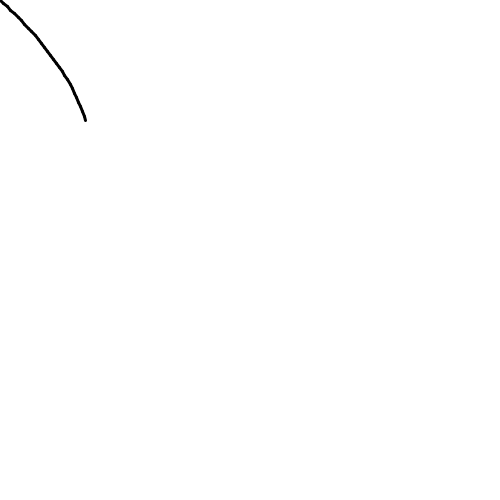
Frame 1 (no input)
Frame 60 (the mouse pressed at the canvas centre just before this capture): identical to frame 1, image omitted
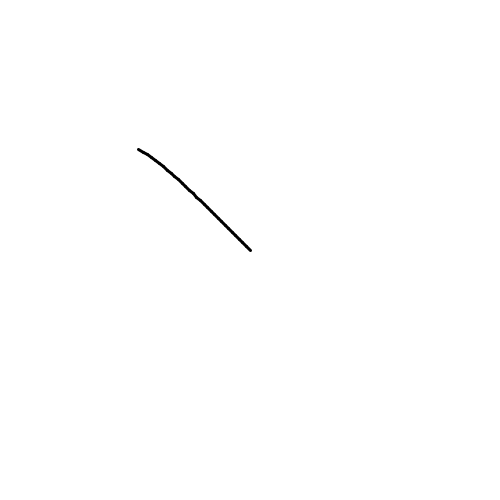
Frame 120 (the mouse held since frame 60 and released just before this capture)

The Processing sketch that drew these frames (run headless with seeded random() and noise(); from frame 60 on, the mouse is pressed at the canvas centre):

// Processing sketch: kinematics
// ── kinematics.pde
Trail a;


void setup(){
  size(500,500);
  a=new Trail(30,5);//number of Segments=30
                      //each segment=20 pixels
}


void draw()
{
  background(255);
  a.drag(mouseX,mouseY);
  a.display();
  
}

// ── Segment.pde
public class Segment{
  float x,y;
  float len;
  float angle;
  public Segment(float x_, float y_, float len_){
    x = x_;
    y = y_;
    len = len_;
    angle = 0;
  }
  public float endX(){
    return x + cos(angle)*len;
  }
  public float endY(){
    return y + sin(angle)*len;
  }
  public void rotateToXY(float X, float Y){
    float dx = X-x;
    float dy = Y-y;
    angle=atan2(dy,dx);
  }
  public void dragToXY(float X, float Y){
    rotateToXY(X,Y);
    x = X-cos(angle)*len;
    y = Y-sin(angle)*len;
  }
  public void display(){
    strokeWeight(3);
    line(x,y,endX(),endY());
  }
  
  
}

// ── Trail.pde
public class Trail{
  float x,y;
  int len;//number of Segments 
  Segment[] trail;
  public Trail(int numSeg, int segLength){
    len = numSeg;
    x = width/4;
    y = height/2;
    trail = new Segment[len];    
    trail[0] = new Segment(x,y,segLength);
    for(int i = 1;i <= len - 1;i++){
      Segment prev = trail[i-1];
      trail[i] = new Segment(prev.endX(),prev.endY(),segLength);
    }
  }
  
  public void drag(float x, float y){
    Segment last = trail[len-1];
    last.dragToXY(x,y);
    for(int i = len-2;i >= 0;i--){
      Segment current = trail[i];
      Segment parent = trail[i+1];
      current.dragToXY(parent.x,parent.y); 
    }
    
  }
  public void display(){
    for(int i=0;i<len;i++)
    {
      trail[i].display();
    }
  }

  
}
